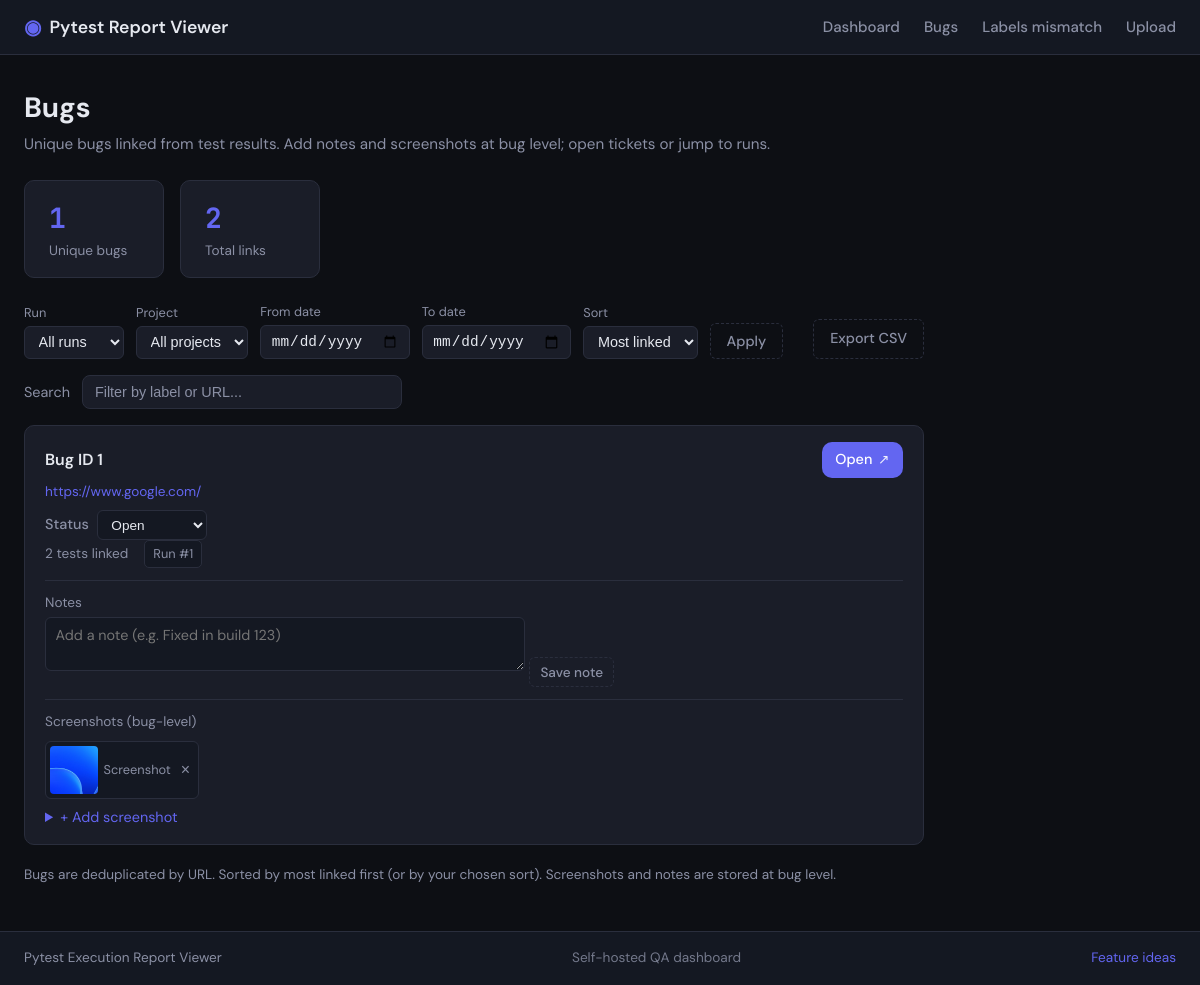
The page /bugs on the database its author committed.
### app/models.py (models this page shows, shortened)
class TestBugLink(Base):
    __tablename__ = "test_bug_links"
    id = Column(Integer, primary_key=True, index=True)
    test_result_id = Column(
        Integer, ForeignKey("test_results.id", ondelete="CASCADE"), nullable=False
    )
    label = Column(String(255), nullable=False)
    url = Column(String(1024), nullable=False)
    created_at = Column(DateTime, default=datetime.utcnow)
    test_result = relationship("TestResult", back_populates="bug_links")

class Bug(Base):
    __tablename__ = "bugs"
    id = Column(Integer, primary_key=True, index=True)
    url = Column(String(1024), nullable=False, unique=True)
    label = Column(String(255), nullable=True)
    status = Column(String(32), nullable=False, default=BUG_STATUS_OPEN)  # open, closed, in_progress, wont_fix
    notes = Column(Text, nullable=True)
    created_at = Column(DateTime, default=datetime.utcnow)
    screenshots = relationship("BugScreenshot", back_populates="bug", cascade="all, delete-orphan")

class BugScreenshot(Base):
    __tablename__ = "bug_screenshots"
    id = Column(Integer, primary_key=True, index=True)
    bug_id = Column(Integer, ForeignKey("bugs.id", ondelete="CASCADE"), nullable=False)
    file_path = Column(String(512), nullable=False)
    name = Column(String(255), nullable=True)
    uploaded_at = Column(DateTime, default=datetime.utcnow)
    bug = relationship("Bug", back_populates="screenshots")

### app/main.py (the view)
@app.get("/bugs", response_class=HTMLResponse)
def bugs_dashboard(
    request: Request,
    run_id: Optional[int] = None,
    project: Optional[str] = None,
    date_from: Optional[str] = None,
    date_to: Optional[str] = None,
    sort: Optional[str] = None,
    db: Session = Depends(get_db),
):
    df = _parse_date(date_from)
    dt = _parse_date(date_to)
    sort_val = (sort or "most_linked").strip() or "most_linked"
    if sort_val not in ("most_linked", "label_az", "label_za", "url_az", "url_za"):
        sort_val = "most_linked"
    unique_bugs = crud.get_unique_bugs_overall(
        db, run_id=run_id, project=project, date_from=df, date_to=dt, sort=sort_val
    )
    total_links = sum(b["test_count"] for b in unique_bugs)
    runs = crud.get_runs(db, limit=500)
    projects = crud.get_projects(db)
    return templates.TemplateResponse(
        "bugs.html",
        {
            "request": request,
            "unique_bugs": unique_bugs,
            "total_links": total_links,
            "runs": runs,
            "projects": projects,
            "bug_status_choices": BUG_STATUS_CHOICES,
            "current_run_id": run_id,
            "current_project": project,
            "current_date_from": date_from or "",
            "current_date_to": date_to or "",
            "current_sort": sort_val,
        },
    )

### app/templates/bugs.html (shortened to what this page needs)
{% extends "base.html" %}
{% block content %}
<section class="bugs-page">
    <div class="page-header bugs-header">
        <div>
            <h1>Bugs</h1>
            <p class="subtitle">Unique bugs linked from test results. Add notes and screenshots at bug level; open tickets or jump to runs.</p>
        </div>
    </div>
    <div class="bugs-stats-row">
        <div class="bugs-stat-card">
            <span class="bugs-stat-value">{{ unique_bugs | length }}</span>
            <span class="bugs-stat-label">Unique bugs</span>
        </div>
        <div class="bugs-stat-card">
            <span class="bugs-stat-value">{{ total_links }}</span>
            <span class="bugs-stat-label">Total links</span>
        </div>
    </div>
    {% if unique_bugs %}
    <div class="bugs-filters-section">
        <form method="get" action="/bugs" class="bugs-filters-form">
            <div class="bugs-filters-row">
                <div class="filter-group">
                    <label for="filter-run">Run</label>
                    <select name="run_id" id="filter-run">
                        <option value="">All runs</option>
                    </select>
                </div>
                <div class="filter-group">
                    <label for="filter-project">Project</label>
                    <select name="project" id="filter-project">
                        <option value="">All projects</option>
                    </select>
                </div>
                <div class="filter-group">
                    <label for="filter-date-from">From date</label>
                    <input type="date" name="date_from" id="filter-date-from" value="{{ current_date_from }}">
                </div>
                <div class="filter-group">
                    <label for="filter-date-to">To date</label>
                    <input type="date" name="date_to" id="filter-date-to" value="{{ current_date_to }}">
                </div>
                <div class="filter-group">
                    <label for="filter-sort">Sort</label>
                    <select name="sort" id="filter-sort">
                        <option value="most_linked" {% if current_sort == 'most_linked' %}selected{% endif %}>Most linked</option>
                    </select>
                </div>
                <button type="submit" class="btn btn-ghost">Apply</button>
            </div>
        </form>
        <div class="bugs-export-row">
            <a href="/bugs/export/csv?run_id={{ current_run_id or '' }}&project={{ current_project or '' }}&date_from={{ current_date_from }}&date_to={{ current_date_to }}" class="btn btn-ghost">Export CSV</a>
        </div>
    </div>
    <div class="bugs-toolbar">
        <label for="bugs-search">Search</label>
        <input type="text" id="bugs-search" placeholder="Filter by label or URL..." aria-label="Search bugs">
    </div>
    {% endif %}
    {% if not unique_bugs %}
    <div class="empty-state">
        <div class="empty-icon">🐞</div>
        <p>No bug links yet.</p>
        <p class="empty-hint">Link bugs from test results on a run detail page, then they appear here.</p>
        <a href="/" class="btn btn-primary">Dashboard</a>
    </div>
    {% else %}
    <div class="bugs-list" id="bugs-list">
        {% for b in unique_bugs %}
        <article class="bug-card" data-label="{{ b.label | lower }}" data-url="{{ b.url | lower }}">
            <div class="bug-card-main">
                <div class="bug-card-head">
                    <div class="bug-card-label">{{ b.label }}</div>
                    <a href="{{ b.url }}" target="_blank" rel="noopener" class="bug-open-link" title="Open {{ b.url }}">
                        <span class="bug-open-text">Open</span>
                        <span class="bug-open-arrow">↗</span>
                    </a>
                </div>
                <a href="{{ b.url }}" target="_blank" rel="noopener" class="bug-card-url" title="{{ b.url }}">{{ b.url }}</a>
                <div class="bug-card-status-row">
                    <span class="bug-status-label">Status</span>
                    <form action="/bugs/status" method="post" class="bug-status-form">
                        <select name="status" class="bug-status-select" aria-label="Bug status" onchange="this.form.submit()">
                            {% for value, label in bug_status_choices %}
                            <option value="{{ value }}" {% if (b.status or 'open') == value %}selected{% endif %}>{{ label }}</option>
                            {% endfor %}
                        </select>
                    </form>
                </div>
                <div class="bug-card-meta">
                    <span class="bug-meta-item">{{ b.test_count }} test{{ 's' if b.test_count != 1 else '' }} linked</span>
                    <span class="bug-runs">
                        {% for rid in b.run_ids %}
                        <a href="/runs/{{ rid }}" class="bug-run-pill">Run #{{ rid }}</a>
                        {% endfor %}
                    </span>
                </div>
                <div class="bug-card-notes">
                    <form action="/bugs/notes" method="post" class="bug-notes-form">
                        <label for="notes-{{ loop.index }}">Notes</label>
                        <textarea name="notes" id="notes-{{ loop.index }}" rows="2" placeholder="Add a note (e.g. Fixed in build 123)">{{ b.notes or '' }}</textarea>
                        <button type="submit" class="btn btn-sm btn-ghost">Save note</button>
                    </form>
                </div>
                <div class="bug-card-screenshots">
                    <span class="bug-screenshots-label">Screenshots (bug-level)</span>
                    {% if b.screenshots %}
                    <div class="bug-screenshots-list">
                        {% for ss in b.screenshots %}
                        <div class="bug-screenshot-item">
                            <a href="/uploads/{{ ss.file_path }}" target="_blank" rel="noopener" class="bug-screenshot-thumb"><img src="/uploads/{{ ss.file_path }}" alt="{{ ss.name or 'Screenshot' }}"></a>
                            <span class="bug-screenshot-name">{{ ss.name or 'Screenshot' }}</span>
                            <form action="/bugs/screenshots/{{ ss.id }}/delete" method="post" class="bug-screenshot-delete-form">
                                <button type="submit" class="btn-icon btn-icon-sm" title="Remove" aria-label="Remove">×</button>
                            </form>
                        </div>
                        {% endfor %}
                    </div>
                    {% endif %}
                    <details class="bug-add-screenshot-details">
                        <summary class="bug-add-screenshot-summary">+ Add screenshot</summary>
                    </details>
                </div>
            </div>
        </article>
        {% endfor %}
    </div>
    <p class="bugs-footer-hint">Bugs are deduplicated by URL. Sorted by most linked first (or by your chosen sort). Screenshots and notes are stored at bug level.</p>
    {% endif %}
</section>
{% endblock %}

### rows shown on the page
TestBugLink: label "Bug ID 1", url "https://www.google.com/"
Bug: status "Open"
BugScreenshot: file_path (picture), name "Screenshot"

### other values the page prints
{{ unique_bugs | length }} "1"
{{ total_links }} "2"
{{ b.test_count }} "2"
{{ 's' if b.test_count != 1 else '' }} "s"
{{ rid }} "1"
